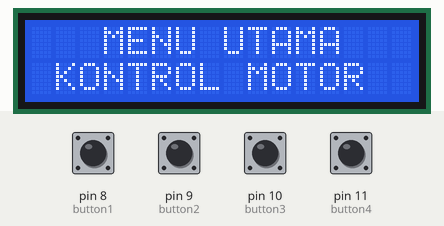
Bench run of a sketch on a simulated Arduino Uno, built with avr-gcc and run on an emulated ATmega328P. Shown: 16×2 character LCD. The inputs (shaded band) are chosen by the test bench; at power-on: pin 8 (button1), pin 9 (button2), pin 10 (button3), pin 11 (button4) HIGH. What the sketch prints to the serial monitor is not drawn.

Above: at 1.5 s.
1.6 s: pin 8 (button1) pulled LOW for 0.15 s
At 2.3 s:
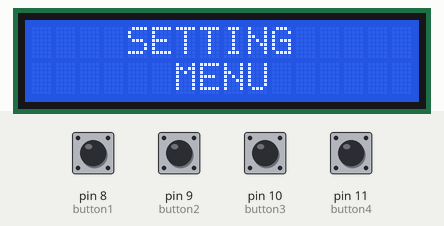
3.2 s: pin 9 (button2) pulled LOW for 0.15 s
At 3.9 s:
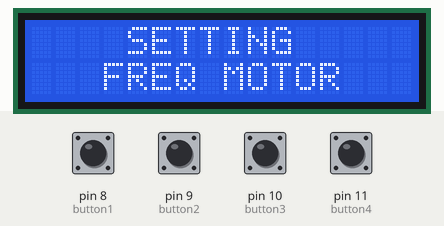
4.8 s: pin 10 (button3) pulled LOW for 0.15 s
At 5.8 s:
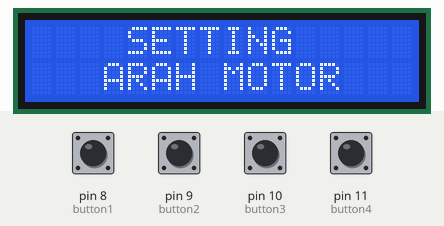
6.4 s: pin 11 (button4) pulled LOW for 0.15 s
At 7.3 s:
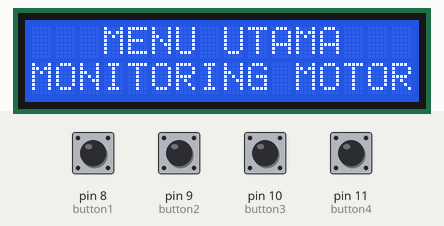
8.0 s: pin 8 (button1) pulled LOW for 1 s
At 8.6 s:
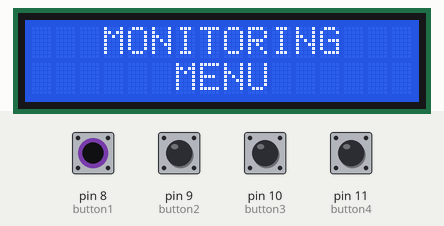
10.5 s: pin 9 (button2) pulled LOW for 1 s
At 11.3 s:
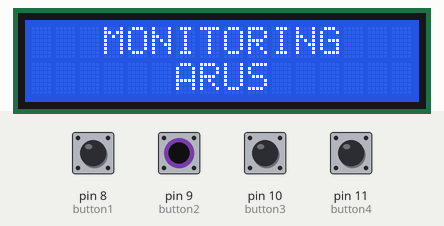
Timing chart, 0 to 13.5 s (numbered marks = the images above; inputs shaded):
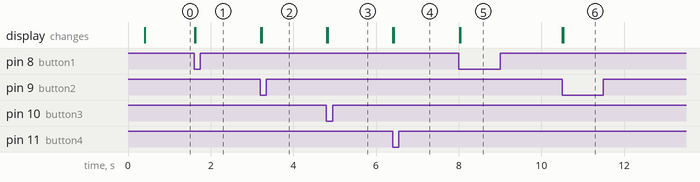

Measured:
- after the input at 1.6 s, the display: first changes at once (image 1 shows a later state)
- after the input at 3.2 s, the display: first changes at once (image 2 shows a later state)
- after the input at 4.8 s, the display: first changes at once (image 3 shows a later state)
- after the input at 6.4 s, the display: first changes at once (image 4 shows a later state)
- after the input at 8.0 s, the display: first changes at once (image 5 shows a later state)
- after the input at 10.5 s, the display: first changes at once (image 6 shows a later state)

The sketch:

Setup_Display_Menu_Project.ino
```cpp
#include <LiquidCrystal_I2C.h>
LiquidCrystal_I2C lcd(0x27,16,2); //menggunakan LCD 16x2
//variabel state
int state=0;
int nav=0;
int freq=0;
int aritmatika1=0;
int aritmatika2=0;
//setting nomor pin button
const int button1=8;
const int button2=9;
const int button3=10;
const int button4=11;
//variabel kondisi perubahan
int lastState1=LOW; //variabel penyimpan pembacaan state sebelumnya dari pin button
int lastState2=LOW;
int lastState3=LOW;
int lastState4=LOW;
int currentState1;int currentState2;int currentState3;int currentState4; //variabel penyimpanan nilai yang sedang berlangsung
void setup() {
  // put your setup code here, to run once:
  Serial.begin(9600);
  //PULLUP pada button pin
  pinMode(button1,INPUT_PULLUP);
  pinMode(button2,INPUT_PULLUP);
  pinMode(button3,INPUT_PULLUP);
  pinMode(button4,INPUT_PULLUP);
  //pull up inpun pin akan HIGH apabila switch terbuka dan LOW ketika switch ter-tutup
  lcd.init();
  lcd.backlight();
  lcd.setCursor(0,0);
  lcd.print("PROTOTIPE V1.0");
  delay(300);
  lcd.clear();
}
void loop() {
  switch(state){
    case 0:
    lcd.setCursor(3,0);
    lcd.print("MENU UTAMA");
    lcd.setCursor(1,1);
    lcd.print("KONTROL MOTOR");
    buttonA();
    buttonB();
    buttonC();
    buttonD();
    if(nav==3){
      state=1;
    }else if(nav==1){
      state=2;
      lcd.clear();
    }
    break;
    case 1:
    lcd.setCursor(3,0);
    lcd.print("MENU UTAMA");
    lcd.setCursor(0,1);
    lcd.print("MONITORING MOTOR");
    buttonA();
    buttonB();
    buttonC();
    buttonD();
    if(nav==2){
      state=0;
    }else if(nav==1){
      state=8;
      lcd.clear();
    }
    break;
    case 2:
    lcd.setCursor(4,0);
    lcd.print("SETTING");
    lcd.setCursor(6,1);
    lcd.print("MENU");
    buttonA();
    buttonB();
    buttonC();
    buttonD();
    if(nav==3){
      state=3;
    }else if(nav==2){
      state=3;
    }else if(nav==4){
      state=1;
    }
    break;

    case 3:
    lcd.setCursor(4,0);
    lcd.print("SETTING");
    lcd.setCursor(3,1);
    lcd.print("ARAH MOTOR");
    buttonA();
    buttonB();
    buttonC();
    buttonD();
    if(nav==2){
      state=4;
    }else if(nav==4){
      state=1;
    }else if(nav==1){
      state=5;
      lcd.clear();
    }
    break;

    case 4:
    lcd.setCursor(4,0);
    lcd.print("SETTING");
    lcd.setCursor(3,1);
    lcd.print("FREQ MOTOR");
    buttonA();
    buttonB();
    buttonC();
    buttonD();
    if(nav==3){
      state=3;
    }else if(nav==4){
      state=1;
    }else if(nav==1){
      state=7;
    }
    break;
//  ================SET FREQ=================================
    case 7:
    lcd.setCursor(1,0);
    lcd.print("SET FREQ=");
    if(aritmatika1==HIGH&&aritmatika2==LOW){
      freq--;
      delay(100);
      lcd.clear();
    }else if(aritmatika1==LOW&&aritmatika2==HIGH){
      freq++;
      delay(100);
      lcd.clear();
    }
    lcd.setCursor(10,0);
    lcd.print(freq);
    lcd.setCursor(0,1);
    lcd.print("Save");
    lcd.setCursor(8,1);
    lcd.print("Back");
    buttonA();
    buttonB();
    buttonC();
    buttonD();
    if(nav==1){
      int nilai_freq=freq;//save nilai
      analogWrite(5,freq);
    }else if(nav==4){
      state=0;
      analogWrite(5,0);
    }
    break;
//  ================SET ARAH PUTAR CW=========================
    case 5:
    lcd.setCursor(0,0);
    lcd.print("ARAH PUTAR=");
    lcd.setCursor(12,0);
    lcd.print("<--");
    lcd.setCursor(0,1);
    lcd.print("Save");
    lcd.setCursor(10,1);
    lcd.print("Back");
    buttonA();
    buttonB();
    buttonC();
    buttonD();
    if(nav==1){
      int arah=50;
      analogWrite(6,arah);
    }else if(nav==4){
      lcd.clear();
      state=0;
    }else if(nav==2){
      state=6;
      lcd.clear();
    }
    break;
//==============ARAH PUTAR CCW===================
    case 6:
    lcd.setCursor(0,0);
    lcd.print("ARAH PUTAR=");
    lcd.setCursor(12,0);
    lcd.print("-->");
    lcd.setCursor(0,1);
    lcd.print("Save");
    lcd.setCursor(10,1);
    lcd.print("Back");
    buttonA();
    buttonB();
    buttonC();
    buttonD();
    if(nav==4){
      state=0   ;
      lcd.clear();
    }else if(nav==3){
      state=5;
      lcd.clear();
    }else if(nav==1){
      int arah=150;
      analogWrite(6,arah);
    }
     break;
//===========END OF KONTROL MENU================

//=========START PROGRAM MONITORING MENU=============
 case 8:
    lcd.setCursor(3,0);
    lcd.print("MONITORING");
    lcd.setCursor(6,1);
    lcd.print("MENU");
    buttonA();
    buttonB();
    buttonC();
    buttonD();
    if(nav==3){
      state=9;
    }else if(nav==2){
      state=9;
    }else if(nav==4){
      state=1;
    }
  break;
  case 9:
    lcd.setCursor(3,0);
    lcd.print("MONITORING");
    lcd.setCursor(6,1);
    lcd.print("ARUS");
    buttonA();
    buttonB();
    buttonC();
    buttonD();
    if(nav==3){
      state=10;
    }else if(nav==4){
      state=8;
    }else if(nav==1){
      state=11;
      lcd.clear();
    }
  break;
  case 10:
    lcd.setCursor(3,0);
    lcd.print("MONITORING");
    lcd.setCursor(4,1);
    lcd.print("VOLTASE");
    buttonA();
    buttonB();
    buttonC();
    buttonD();
    if(nav==2){
      state=9;
    }else if(nav==4){
      state=8;
    }else if(nav==1){
      state=12;
    }
  break;
    case 11:
    lcd.setCursor(3,0);
    lcd.print("MONITORING");
    lcd.setCursor(0,1);
    lcd.print("ARUS=");
    lcd.setCursor(15,1);
    lcd.print("A");
    buttonA();
    buttonB();
    buttonC();
    buttonD();
    if(nav==4){
      state=8;
    }
    break;
    case 12:
    lcd.setCursor(3,0);
    lcd.print("MONITORING");
    lcd.setCursor(0,1);
    lcd.print("VOLTASE=");
    lcd.setCursor(15,1);
    lcd.print("V");
    buttonA();
    buttonB();
    buttonC();
    buttonD();
    if(nav==4){
      state=8;
    }
    break;
  }
}
```

button.ino
```cpp
void buttonA(){
  currentState1=digitalRead(button1);
  if(lastState1==HIGH&&currentState1==LOW){
    Serial.println("lampuA_ON");
    nav=1;
    lcd.clear();
  } else if(lastState1==LOW&&currentState1==HIGH){
    Serial.println("LampuA_OFF");
  }
  lastState1=currentState1;
}
void buttonB(){
  currentState2=digitalRead(button2);
  if(lastState2==HIGH&&currentState2==LOW){
    Serial.println("LampuB_ON");
    nav=2;
    aritmatika1=HIGH;
    lcd.clear();
  } else if(lastState2==LOW&&currentState2==HIGH){
    Serial.println("LampuB_OFF");
    aritmatika1=LOW;
  }
  lastState2=currentState2;
}
void buttonC(){
  currentState3=digitalRead(button3);
  if(lastState3==HIGH&&currentState3==LOW){
    Serial.println("LampuC_ON");
    nav=3;
    aritmatika2=HIGH;
    lcd.clear();
  } else if(lastState3==LOW&&currentState3==HIGH){
    Serial.println("LampuC_OFF");
    aritmatika2=LOW;
  }
  lastState3=currentState3;
}
void buttonD(){
  currentState4=digitalRead(button4);
  if(lastState4==HIGH&&currentState4==LOW){
    Serial.println("LampuD_ON");
    nav=4;
    lcd.clear();
  } else if(lastState4==LOW&&currentState4==HIGH){
    Serial.println("LampuD_OFF");
  }
  lastState4=currentState4;
}
```
